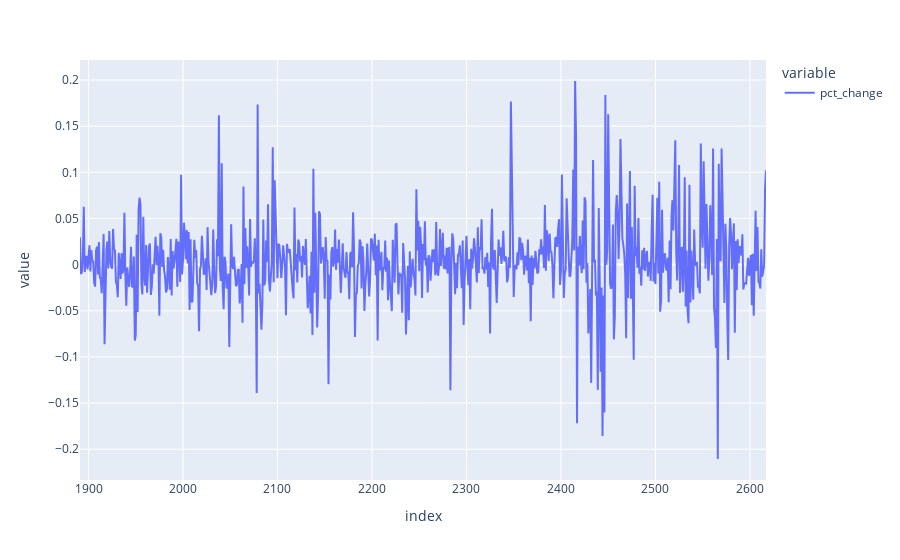

Notebook cell for this chart:
### Code cell
data['pct_change'].plot()

### Figure 1 — Plotly figure (JSON) as saved in the notebook; plotly's stock layout.template omitted (floating-point values rounded to 4 significant figures; data arrays with more than 128 entries replaced by an {"elided": "..."} marker saying what was removed)
{"data": [{"hovertemplate": "variable=pct_change<br>index=%{x}<br>value=%{y}<extra></extra>", "legendgroup": "pct_change", "line": {"color": "#636efa", "dash": "solid"}, "mode": "lines", "name": "pct_change", "orientation": "v", "showlegend": true, "type": "scatter", "x": {"elided": "727 int values"}, "xaxis": "x", "y": {"elided": "727 float values"}, "yaxis": "y"}], "layout": {"legend": {"title": {"text": "variable"}, "tracegroupgap": 0}, "margin": {"t": 60}, "xaxis": {"anchor": "y", "domain": [0, 1], "title": {"text": "index"}}, "yaxis": {"anchor": "x", "domain": [0, 1], "title": {"text": "value"}}}}
